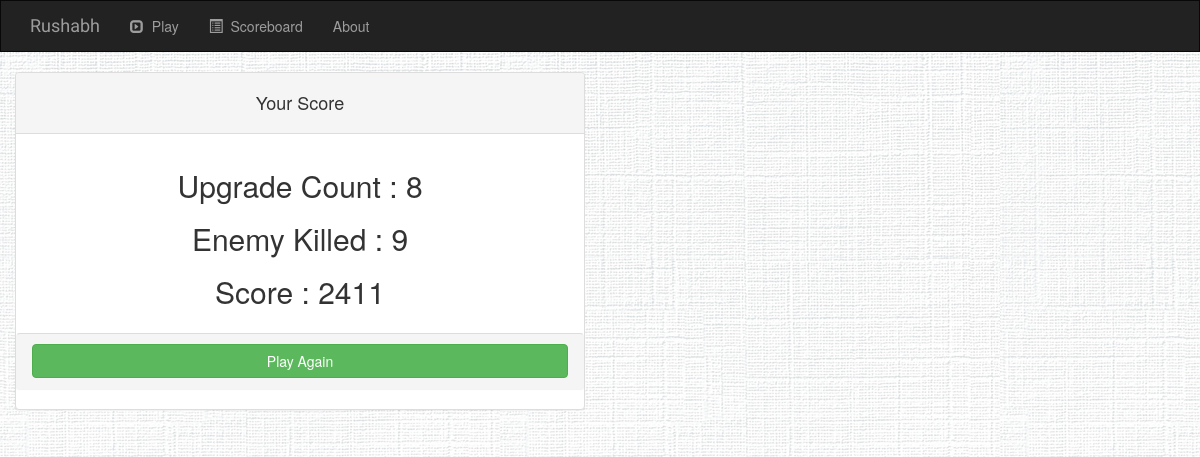
/game/gamelist/game1/rusha/8/, run on the app's committed database.
### gamelist/models.py (models this page shows, shortened)
class Scoreboard(models.Model):
	user = models.ForeignKey(User,on_delete=models.CASCADE)
	score = models.IntegerField()
	enemyKilled = models.IntegerField()
	upgradeCount = models.IntegerField()

### gamelist/views.py (the view)
# urls.py: url(r'^game1/(?P<username>\w+)/(?P<pk>[0-9]+)/$',views.DetailView.as_view(),name='score'),
class DetailView(generic.DetailView):
    model = Scoreboard
    template_name = 'gamelist/score.html'

### gamelist/templates/gamelist/score.html (shortened to what this page needs)
{% extends 'game/base.html'%}
{% block body %}
	<center>
     <div class="container col-md-6">
        <div class="panel panel-default">
            <div class="panel-heading"><h4>Your Score</h4></div>
        <div class="panel-body">
        	<h2>Upgrade Count :         {{ scoreboard.upgradeCount }}</h2>
        	<h2>Enemy Killed :          {{ scoreboard.enemyKilled }}</h2>
            <h2>Score :                 {{ scoreboard.score }}</h2>
    	</div>
    <div class="panel panel-footer">
    	<a href="{% url 'game:gamelist:game1' %}" class="btn btn-success btn-block">Play Again</a>
    </div>
	</div>
	</div>
	</center>
{% endblock %}

### game/static/game/style.css (style rules this page uses)
body { background: white url(images/whitw_texture.jpg); }

### data on the page
Scoreboard: upgradeCount "8", enemyKilled "9", score "2411"
